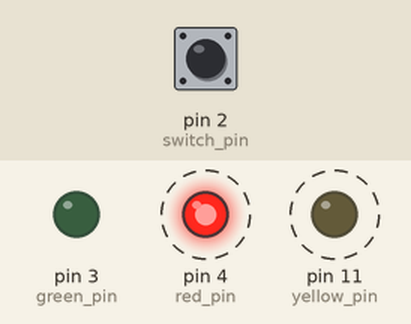
This sketch was run on a simulated Arduino Uno, built with avr-gcc and run on an emulated ATmega328P. Parts: output pins drawn as LEDs (lit = HIGH). Dashed ring = blinking. Inputs (shaded band) come from the test bench; at power-on: pin 2 (switch_pin) HIGH.

Above: at 4.8 s.
4.9 s: pin 2 (switch_pin) pulled LOW for 2.35 s
At 5.4 s:
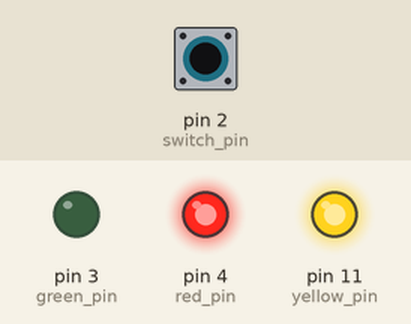
At 6.4 s:
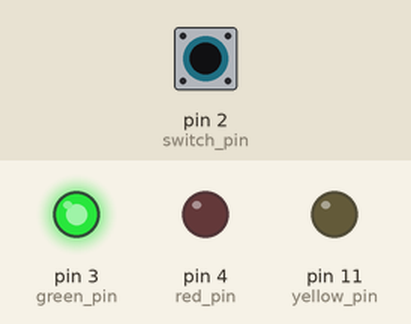
Timing chart, 0 to 14.7 s (numbered marks = the images above; inputs shaded):
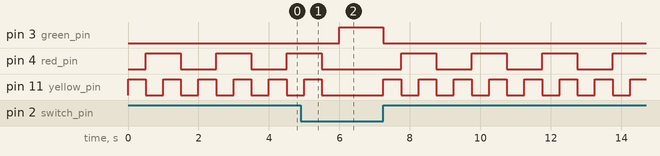

Measured:
- after the input at 4.9 s, pin 3 (green_pin): LOW → HIGH after 1.1 s, → LOW 1.2 s later
- by itself, pin 4 (red_pin): repeats every 2.0 s: HIGH 1.0 s, LOW 1.0 s

The sketch:

spaceship_interface.ino
```cpp
/**
 * This is project n. 3 into the Arduino starter kit manual.
 *
 * Author: Michele De Stefano
 */

static uint8_t const switch_pin = 2;
static uint8_t const green_pin = 3;
static uint8_t const red_pin = 4;
static uint8_t const yellow_pin = 11;

void switch_on(uint8_t pin) {
  digitalWrite(pin, HIGH);
}

void switch_off(uint8_t pin) {
  digitalWrite(pin, LOW);
}

void setup() {
  // put your setup code here, to run once:
  pinMode(switch_pin, INPUT);
  pinMode(green_pin, OUTPUT);
  pinMode(red_pin, OUTPUT);
  pinMode(yellow_pin, OUTPUT);
}

void loop() {
  // put your main code here, to run repeatedly:
  int const switch_state = digitalRead(switch_pin);
  if (switch_state == LOW) {
    switch_on(green_pin);
    switch_off(red_pin);
    switch_off(yellow_pin);
  } else {
    switch_off(green_pin);
    switch_on(yellow_pin);
    switch_off(red_pin);
    delay(500);
    switch_off(yellow_pin);
    switch_on(red_pin);
    delay(500);
    switch_on(red_pin);
    switch_on(yellow_pin);
    delay(500);
    switch_off(red_pin);
    switch_off(yellow_pin);
    delay(500);
  }
}
```
